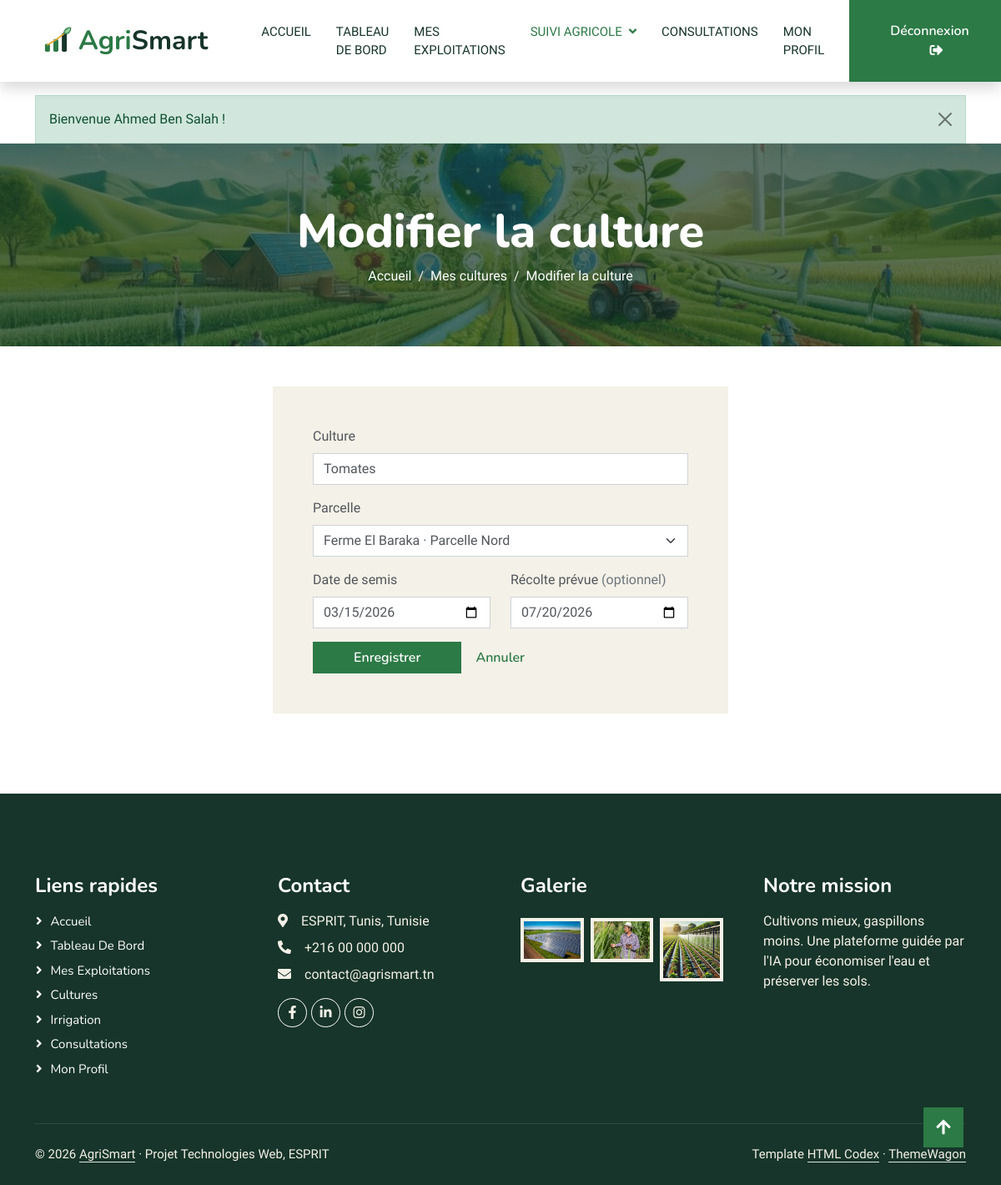
The page /frontoffice/index.php?page=culture-form&id=1 (signed in) on the database its author committed.
### tables this page shows
CREATE TABLE IF NOT EXISTS culture (
    id           INT AUTO_INCREMENT PRIMARY KEY,
    parcelle_id  INT NOT NULL,
    nom          VARCHAR(100) NOT NULL,
    date_semis   DATE NOT NULL,
    date_recolte DATE NULL,
    created_at   TIMESTAMP DEFAULT CURRENT_TIMESTAMP,
    CONSTRAINT fk_culture_parcelle FOREIGN KEY (parcelle_id) REFERENCES parcelle(id) ON DELETE CASCADE
);

CREATE TABLE parcelle (
    id               INT AUTO_INCREMENT PRIMARY KEY,
    exploitation_id  INT NOT NULL,
    nom              VARCHAR(100) NOT NULL,
    surface          DECIMAL(8,2) NOT NULL,                  
    type_sol         ENUM('Argileux','Sablonneux','Limoneux','Calcaire') NOT NULL,
    CONSTRAINT fk_parcelle_exploitation FOREIGN KEY (exploitation_id) REFERENCES exploitation(id) ON DELETE CASCADE
);

CREATE TABLE exploitation (
    id              INT AUTO_INCREMENT PRIMARY KEY,
    agriculteur_id  INT NOT NULL,
    nom             VARCHAR(100) NOT NULL,
    localisation    VARCHAR(150) NOT NULL,
    created_at      TIMESTAMP DEFAULT CURRENT_TIMESTAMP,
    CONSTRAINT fk_exploitation_user FOREIGN KEY (agriculteur_id) REFERENCES utilisateur(id) ON DELETE CASCADE
);

### frontoffice/controllers/Controller.php (called while the page is built, shortened)
<?php
abstract class Controller
{
    protected function render(string $view, array $data = []): void
    {
        extract($data, EXTR_SKIP);
        require __DIR__ . '/../views/' . $view . '.php';
    }
    protected function requireLogin(): Agriculteur
    {
        $user = users()->requireRole(Utilisateur::ROLE_AGRICULTEUR);
        return $user;
    }
}

### frontoffice/controllers/CultureController.php (called while the page is built, shortened)
<?php
require_once __DIR__ . '/../../config/database.php';
class CultureController extends Controller
{
    private PDO $db;
    public function __construct()
    {
        $this->db = Database::getConnexion();
    }
    public function form(): void
    {
        $user = $this->requireLogin();
        $id = (int) ($_GET['id'] ?? 0);
        $culture = $id ? $this->findOwned($id, $user->getId()) : null;
        $parcelles = $this->parcellesOf($user->getId());
        $this->render('culture_form', compact('culture', 'parcelles', 'errors'));
    }
    private function select(): string
    {
        return "SELECT c.*, p.nom AS parcelle_nom, e.nom AS exploitation_nom,
                       COALESCE((SELECT SUM(i.quantite_eau) FROM irrigation i WHERE i.culture_id = c.id AND i.statut = 'realisee'), 0) AS eau_totale
                FROM culture c
                JOIN parcelle p ON p.id = c.parcelle_id
                JOIN exploitation e ON e.id = p.exploitation_id ";
    }
    private function findOwned(int $id, int $agriculteurId): ?Culture
    {
        $stmt = $this->db->prepare($this->select() . 'WHERE c.id = :id AND e.agriculteur_id = :a');
        $stmt->execute(['id' => $id, 'a' => $agriculteurId]);
        $row = $stmt->fetch();
        return $row ? Culture::fromArray($row) : null;
    }
    private function parcellesOf(int $agriculteurId): array
    {
        $stmt = $this->db->prepare('SELECT p.id, p.nom, e.nom AS exploitation_nom FROM parcelle p JOIN exploitation e ON e.id = p.exploitation_id
                                    WHERE e.agriculteur_id = :a ORDER BY e.nom ASC, p.nom ASC');
        $stmt->execute(['a' => $agriculteurId]);
        return $stmt->fetchAll();
    }
}

### frontoffice/index.php (called while the page is built, shortened)
<?php
require_once __DIR__ . '/../core/helpers.php';
require_once __DIR__ . '/../controllers/UserController.php';
require_once __DIR__ . '/helpers.php';
require_once __DIR__ . '/controllers/Controller.php';
$routes = [
    'home'              => ['HomeController',         'index'],
    'login'             => ['AuthController',         'login'],
    'register'          => ['AuthController',         'register'],
    'logout'            => ['AuthController',         'logout'],
    'dashboard'         => ['DashboardController',    'index'],
    'profile'           => ['ProfileController',      'index'],
    'profile-password'  => ['ProfileController',      'password'],
    'profile-delete'    => ['ProfileController',      'delete'],
    'exploitations'     => ['ExploitationController', 'index'],
    'exploitation-form' => ['ExploitationController', 'form'],
    'exploitation-delete' => ['ExploitationController', 'delete'],
    'parcelles'         => ['ParcelleController',     'index'],
    'parcelle-form'     => ['ParcelleController',     'form'],
    'parcelle-delete'   => ['ParcelleController',     'delete'],
    'consultations'       => ['ConsultationController', 'index'],
    'consultation'        => ['ConsultationController', 'show'],
    'consultation-form'   => ['ConsultationController', 'form'],
    'consultation-delete' => ['ConsultationController', 'delete'],
    'consultation-close'  => ['ConsultationController', 'close'],
    'consultation-take'   => ['ConsultationController', 'take'],
    'conseil-form'        => ['ConseilController',       'form'],
    'conseil-delete'      => ['ConseilController',       'delete'],
    'cultures'            => ['CultureController',     'index'],
    'culture-form'        => ['CultureController',     'form'],
    'culture-delete'      => ['CultureController',     'delete'],
    'irrigations'         => ['IrrigationController',  'index'],
    'irrigation-form'     => ['IrrigationController',  'form'],
    'irrigation-done'     => ['IrrigationController',  'done'],
    'irrigation-delete'   => ['IrrigationController',  'delete'],
];
$page = (string) ($_GET['page'] ?? 'home');
[$class, $method] = $routes[$page];
(new $class())->$method();

### config/database.php (called while the page is built, shortened)
<?php
class Database
{
    private static ?PDO $pdo = null;
    public static function getConnexion(): PDO
    {
        if (self::$pdo === null) {
            $config = require __DIR__ . '/config.php';
            $db = $config['db'];
            $dsn = sprintf('mysql:host=%s;port=%d;dbname=%s;charset=%s', $db['host'], $db['port'], $db['name'], $db['charset']);
            try {
                self::$pdo = new PDO($dsn, $db['user'], $db['pass'], [
                    PDO::ATTR_ERRMODE            => PDO::ERRMODE_EXCEPTION,
                    PDO::ATTR_DEFAULT_FETCH_MODE => PDO::FETCH_ASSOC,
                    PDO::ATTR_EMULATE_PREPARES   => false,
                ]);
            } catch (PDOException $e) {
                error_log('AgriSmart DB: ' . $e->getMessage());
                http_response_code(500);
                die(!empty($config['debug'])
                    ? 'Erreur base de données : ' . htmlspecialchars($e->getMessage(), ENT_QUOTES, 'UTF-8')
                    : 'Service temporairement indisponible (connexion à la base de données impossible).');
            }
        }
        return self::$pdo;
    }
}

### config/config.php (called while the page is built, shortened)
<?php
$config = [
    'db' => [
        'host'    => 'localhost',
        'port'    => 3306,
        'name'    => 'agrismart',
        'user'    => 'root',
        'pass'    => '',
        'charset' => 'utf8mb4',
    ],
    'debug'            => false,
    'session_lifetime' => 1800,
    'max_login_tries'  => 5,
    'lockout_minutes'  => 5,
];
$local = __DIR__ . '/config.local.php';
return $config;

### frontoffice/helpers.php (called while the page is built, shortened)
<?php
function users(): UserController
{
    static $controller = null;
    if ($controller === null) {
        $controller = new UserController();
    }
    return $controller;
}

### controllers/UserController.php (called while the page is built, shortened)
<?php
require_once __DIR__ . '/../config/database.php';
class UserController
{
    private PDO $db;
    private ?Utilisateur $current = null;
    private bool $currentLoaded = false;
    public function __construct()
    {
        $this->db = Database::getConnexion();
        $this->config = require __DIR__ . '/../config/config.php';
    }
    public static function isAuthenticated(): bool
    {
        return !empty($_SESSION['user_id']);
    }
    public function currentUser(): ?Utilisateur
    {
        if (!$this->currentLoaded) {
            $this->currentLoaded = true;
            $this->current = $this->findById((int) $_SESSION['user_id']);
        }
        return $this->current;
    }
    public function requireAuth(): Utilisateur
    {
        $user = $this->currentUser();
        return $user;
    }
    public function requireRole(string $role): Utilisateur
    {
        $user = $this->requireAuth();
        return $user;
    }
    public function findById(int $id): ?Utilisateur
    {
        $stmt = $this->db->prepare('SELECT * FROM utilisateur WHERE id = :id LIMIT 1');
        $stmt->execute(['id' => $id]);
        $row = $stmt->fetch();
        return $row ? Utilisateur::fromArray($row) : null;
    }
}

### models/Utilisateur.php (called while the page is built, shortened)
<?php
class Utilisateur
{
    protected int $id = 0;
    protected bool $actif = true;
    public function getId(): int { return $this->id; }
    public function isActif(): bool { return $this->actif; }
    public function setId(int $id): void { $this->id = $id; }
    public function setActif(bool $actif): void { $this->actif = $actif; }
    public static function fromArray(array $r): Utilisateur
    {
        $role = $r['role'] ?? '';
        $u = $role === self::ROLE_ADMIN ? new Administrateur() : ($role === self::ROLE_EXPERT ? new Expert() : new Agriculteur());
        $u->setId((int) ($r['id'] ?? 0));
        $u->setNom((string) ($r['nom'] ?? ''));
        $u->setEmail((string) ($r['email'] ?? ''));
        $u->setMotDePasse((string) ($r['mot_de_passe'] ?? ''));
        $u->setActif((bool) ($r['actif'] ?? 1));
        $u->setDerniereConnexion($r['derniere_connexion'] ?? null);
        $u->setCreatedAt((string) ($r['created_at'] ?? ''));
        if ($u instanceof Agriculteur) {
            $u->setTelephone((string) ($r['telephone'] ?? ''));
            $u->setAdresse((string) ($r['adresse'] ?? ''));
            $u->setRegion((string) ($r['region'] ?? ''));
        } elseif ($u instanceof Expert) {
            $u->setSpecialite((string) ($r['specialite'] ?? ''));
            $u->setExperience((int) ($r['experience'] ?? 0));
            $u->setDisponibilite((bool) ($r['disponibilite'] ?? 1));
        } elseif ($u instanceof Administrateur) {
            $u->setNiveauAcces((int) ($r['niveau_acces'] ?? 1));
        }
        return $u;
    }
}

### models/Agriculteur.php (called while the page is built, shortened)
<?php
class Agriculteur extends Utilisateur
{
    public function getRole(): string { return self::ROLE_AGRICULTEUR; }
}

### models/Culture.php (called while the page is built, shortened)
<?php
class Culture
{
    private int $id = 0;
    private int $parcelleId = 0;
    private string $nom = '';
    private string $dateSemis = '';
    private ?string $dateRecolte = null;
    public function getId(): int { return $this->id; }
    public function getParcelleId(): int { return $this->parcelleId; }
    public function getNom(): string { return $this->nom; }
    public function getDateSemis(): string { return $this->dateSemis; }
    public function getDateRecolte(): ?string { return $this->dateRecolte; }
    public function setId(int $v): void { $this->id = $v; }
    public function setParcelleId(int $v): void { $this->parcelleId = $v; }
    public function setNom(string $v): void { $this->nom = $v; }
    public function setDateSemis(string $v): void { $this->dateSemis = $v; }
    public function setDateRecolte(?string $v): void { $this->dateRecolte = $v; }
    public static function fromArray(array $r): self
    {
        $c = new self();
        $c->setId((int) ($r['id'] ?? 0));
        $c->setParcelleId((int) ($r['parcelle_id'] ?? 0));
        $c->setNom((string) ($r['nom'] ?? ''));
        $c->setDateSemis((string) ($r['date_semis'] ?? ''));
        $c->setDateRecolte(!empty($r['date_recolte']) ? (string) $r['date_recolte'] : null);
        $c->setParcelleNom((string) ($r['parcelle_nom'] ?? ''));
        $c->setExploitationNom((string) ($r['exploitation_nom'] ?? ''));
        $c->setEauTotale((float) ($r['eau_totale'] ?? 0));
        return $c;
    }
}

### core/helpers.php (called while the page is built, shortened)
<?php
function e($v): string
{
    return htmlspecialchars((string) $v, ENT_QUOTES, 'UTF-8');
}
function url(string $page, array $params = []): string
{
    return 'index.php?' . http_build_query(['page' => $page] + $params);
}

### frontoffice/views/culture_form.php (the view, shortened to what this page needs)
<?php
$editing = $culture !== null;
$selParcelle = (int) ($_POST['parcelle_id'] ?? ($editing ? $culture->getParcelleId() : (int) ($_GET['parcelle'] ?? 0)));
?>
<!DOCTYPE html>
<html lang="fr">
<head>
    <?php require_once __DIR__ . '/includes/head.php'; ?>
</head>
<body>
<?php require_once __DIR__ . '/includes/navbar.php'; ?>
<?php require_once __DIR__ . '/includes/page-header.php'; ?>
<section class="container pb-5">
    <div class="row justify-content-center">
        <div class="col-lg-6">
            <div class="bg-light p-4 p-md-5">
                <form method="post" action="<?= url('culture-form', $editing ? ['id' => $culture->getId()] : []) ?>" novalidate data-validate>
                    <div class="mb-3">
                        <label for="nom" class="form-label">Culture</label>
                        <input type="text" id="nom" name="nom" data-rules="required|min:2|max:100" placeholder="Ex. : Tomates, Blé dur, Oliviers" value="<?= e($_POST['nom'] ?? ($editing ? $culture->getNom() : '')) ?>" class="form-control<?= isset($errors['nom']) ? ' is-invalid' : '' ?>">
                    </div>
                    <div class="mb-3">
                        <label for="parcelle_id" class="form-label">Parcelle</label>
                        <select id="parcelle_id" name="parcelle_id" data-rules="required" class="form-select<?= isset($errors['parcelle_id']) ? ' is-invalid' : '' ?>">
                            <?php foreach ($parcelles as $p): ?>
                                <option value="<?= (int) $p['id'] ?>"<?= $selParcelle === (int) $p['id'] ? ' selected' : '' ?>><?= e($p['exploitation_nom'] . ' · ' . $p['nom']) ?></option>
                            <?php endforeach; ?>
                        </select>
                    </div>
                    <div class="row">
                        <div class="col-md-6 mb-3">
                            <label for="date_semis" class="form-label">Date de semis</label>
                            <input type="date" id="date_semis" name="date_semis" data-rules="required|date" value="<?= e($_POST['date_semis'] ?? ($editing ? $culture->getDateSemis() : '')) ?>" class="form-control<?= isset($errors['date_semis']) ? ' is-invalid' : '' ?>">
                        </div>
                        <div class="col-md-6 mb-3">
                            <label for="date_recolte" class="form-label">Récolte prévue <span class="text-muted">(optionnel)</span></label>
                            <input type="date" id="date_recolte" name="date_recolte" data-rules="date|afterdate:#date_semis" value="<?= e($_POST['date_recolte'] ?? ($editing ? ($culture->getDateRecolte() ?? '') : '')) ?>" class="form-control<?= isset($errors['date_recolte']) ? ' is-invalid' : '' ?>">
                        </div>
                    </div>
                    <button type="submit" class="btn btn-primary px-5">Enregistrer</button>
                    <a href="<?= url('cultures') ?>" class="btn btn-link">Annuler</a>
                </form>
            </div>
        </div>
    </div>
</section>
<?php require_once __DIR__ . '/includes/footer.php'; ?>
</body>
</html>

### frontoffice/css/style.css (style rules this page uses)
:root { --primary: #2C7A46; --light: #F4F1E8; --dark: #17352A; }
.btn { font-family: 'Nunito', sans-serif; font-weight: 600; transition: .5s; }
.btn.btn-primary, .btn.btn-secondary { color: #FFFFFF; }

### frontoffice/css/agrismart.css (style rules this page uses)
:root { --as-ochre: #E3A72F; }
.btn.btn-primary, .btn.btn-outline-primary:hover { color: #fff; }
.bg-light .form-control, .bg-light .form-select { background-color: #fff; }

### rows shown on the page
culture: nom "Tomates", parcelle_id "Ferme El Baraka · Parcelle Nord", date_semis "03/15/2026", date_recolte "07/20/2026"

### other values the page prints
$flash['msg'] "Bienvenue Ahmed Ben Salah !"
$pageTitle "Modifier la culture"
$crumb[0] "Mes cultures"
$crumb[0] "Modifier la culture"
